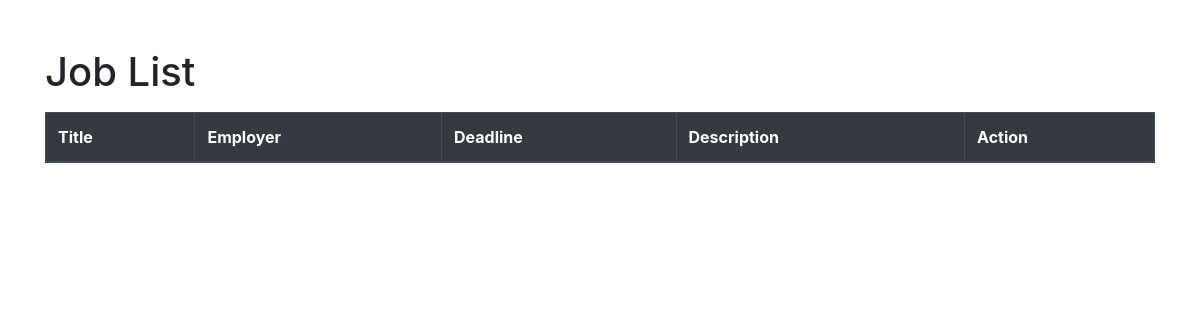
Page /student/jobs/ (signed in) on the earlier database version.
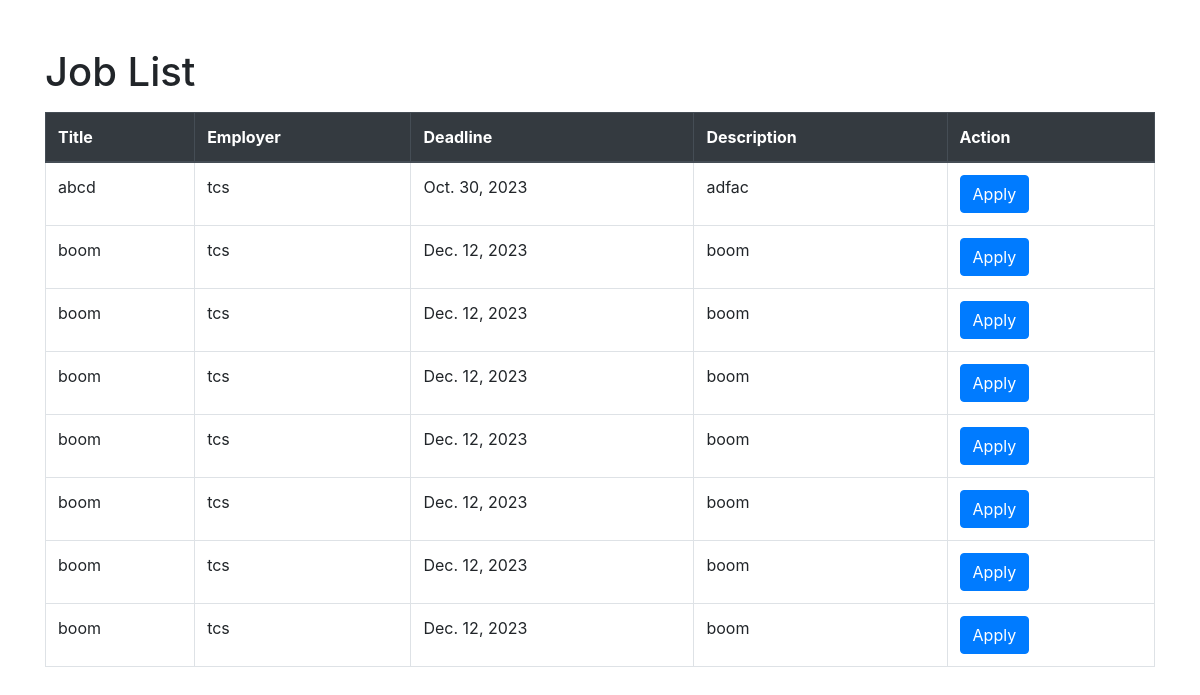
Same page on the later database version.
### job_management/models.py (models this page shows, shortened)
class Job(models.Model):
    employer = models.ForeignKey(EmployerProfile, on_delete=models.CASCADE)
    title = models.CharField(max_length=100)
    description = models.TextField()
    requirements = models.TextField()
    application_deadline = models.DateField()

### user_management/models.py (models this page shows, shortened)
class EmployerProfile(models.Model):
    user = models.OneToOneField(CustomUser, on_delete=models.CASCADE)
    company_name = models.CharField(max_length=100)
    industry = models.CharField(max_length=50)
    location = models.CharField(max_length=100)
    description = models.TextField()

### job_management/views.py (the view)
# urls.py: path('student/jobs/', views.student_job_list, name='student_job_list'),
@login_required(login_url='student_login')
def student_job_list(request):
    jobs = Job.objects.all()
    return render(request, 'student_job_list.html', {'jobs': jobs})

### user_management/custom_auth.py (called while the page is built)
    def get_user(self, user_id):
        User = get_user_model()
        try:
            return User.objects.get(pk=user_id)
        except User.DoesNotExist:
            return None

### job_management/templates/student_job_list.html (shortened to what this page needs)
<!DOCTYPE html>
<html>
<head>
    <link rel="stylesheet" href="https://maxcdn.bootstrapcdn.com/bootstrap/4.5.2/css/bootstrap.min.css">
</head>
<body>
    <div class="container">
        <h1 class="mt-5">Job List</h1>
        <table class="table table-bordered table-hover mt-3">
            <thead class="thead-dark">
                <tr>
                    <th>Title</th>
                    <th>Employer</th>
                    <th>Deadline</th>
                    <th>Description</th>
                    <th>Action</th>
                </tr>
            </thead>
            <tbody>
                {% for job in jobs %}
                    <tr>
                        <td>{{ job.title }}</td>
                        <td>{{ job.employer.company_name }}</td>
                        <td>{{ job.application_deadline }}</td>
                        <td>{{ job.description }}</td>
                        <td><a href="{% url 'apply_job' job.id %}" class="btn btn-primary">Apply</a></td>
                    </tr>
                {% endfor %}
            </tbody>
        </table>
    </div>
</body>
</html>

Differences in the rows shown:
added Job: title "abcd", employer.company_name "tcs", application_deadline "Oct. 30, 2023", description "adfac"
added Job: title "boom", employer.company_name "tcs", application_deadline "Dec. 12, 2023", description "boom"
added Job: title "boom", employer.company_name "tcs", application_deadline "Dec. 12, 2023", description "boom"
added Job: title "boom", employer.company_name "tcs", application_deadline "Dec. 12, 2023", description "boom"
added Job: title "boom", employer.company_name "tcs", application_deadline "Dec. 12, 2023", description "boom"
added Job: title "boom", employer.company_name "tcs", application_deadline "Dec. 12, 2023", description "boom"
added Job: title "boom", employer.company_name "tcs", application_deadline "Dec. 12, 2023", description "boom"
added Job: title "boom", employer.company_name "tcs", application_deadline "Dec. 12, 2023", description "boom"
